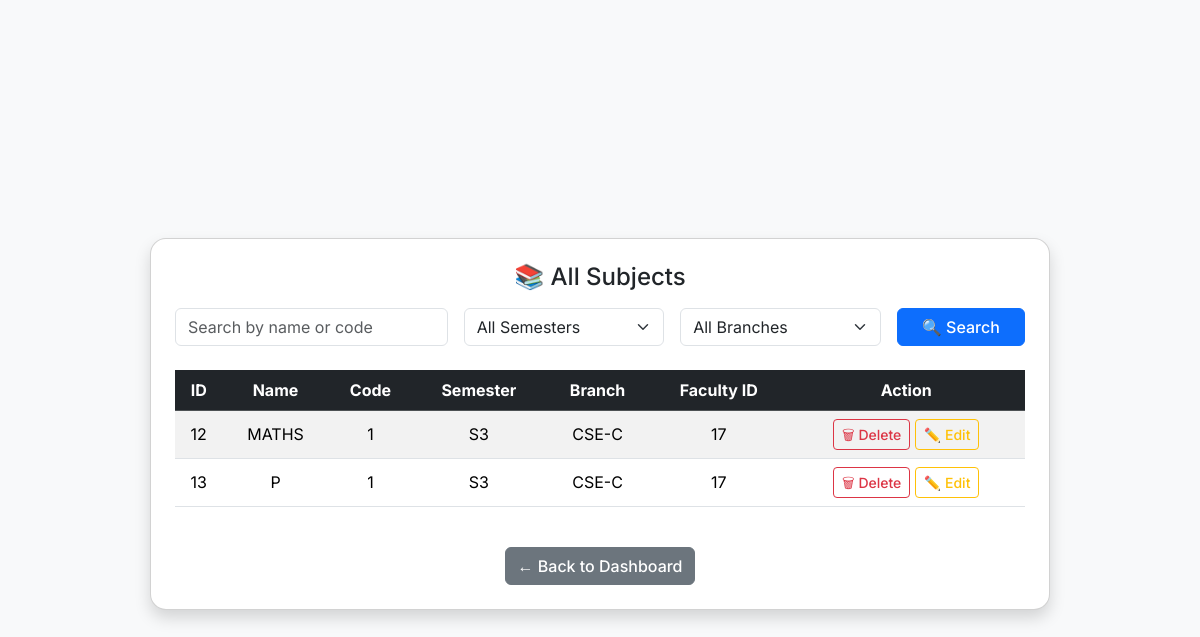
/admin/subjects (signed in), run on an earlier commit of the app's database.
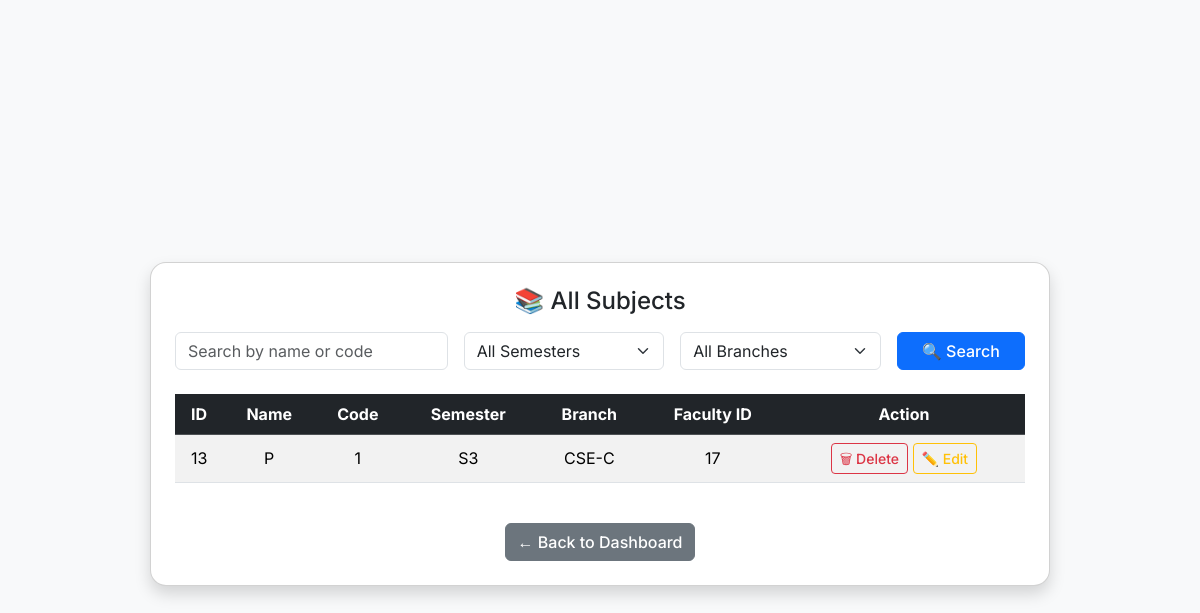
And on a later commit of the database.
### tables this page shows
CREATE TABLE subjects (
                id INTEGER PRIMARY KEY AUTOINCREMENT,
                name TEXT,
                code TEXT,
                semester TEXT,
                branch TEXT,
                faculty_id INTEGER
            );

### app.py (the view, shortened to what this page needs)
@app.route('/admin/subjects', methods=['GET', 'POST'])
def admin_subjects():
    if not is_admin():
        abort(403)
    filters = {'keyword': '', 'semester': '', 'branch': ''}
    query = "SELECT * FROM subjects WHERE 1=1"
    args = []
    db = get_db()
    subjects = db.execute(query, args).fetchall()
    return render_template('admin_subjects.html', subjects=subjects, filters=filters)

### app.py (called while the page is built)
def get_db():
    conn = sqlite3.connect('database.db', timeout=10, check_same_thread=False)
    conn.row_factory = sqlite3.Row
    return conn

@app.after_request
def add_cache_control(response):
    response.headers['Cache-Control'] = 'no-store'
    return response

def is_admin():
    return session.get('role') == 'admin'

### templates/admin_subjects.html (shortened to what this page needs)
{% extends 'base.html' %}
{% block content %}
<div class="container-fluid center-wrapper p-0 m-0">
  <div class="card shadow p-4 rounded-4 w-100" style="max-width: 900px;">
    <h4 class="text-center mb-3">📚 All Subjects</h4>
    <form method="POST" class="row g-3 mb-4">
      <div class="col-md-4">
        <input type="text" name="keyword" class="form-control" placeholder="Search by name or code" value="{{ filters.keyword or '' }}">
      </div>
      <div class="col-md-3">
        <select name="semester" class="form-select">
          <option value="">All Semesters</option>
        </select>
      </div>
      <div class="col-md-3">
        <select name="branch" class="form-select">
          <option value="">All Branches</option>
        </select>
      </div>
      <div class="col-md-2">
        <button class="btn btn-primary w-100" type="submit">🔍 Search</button>
      </div>
    </form>
    <div class="table-scroll-x">
      <table class="table table-striped align-middle text-center">
        <thead class="table-dark">
          <tr>
            <th>ID</th>
            <th>Name</th>
            <th>Code</th>
            <th>Semester</th>
            <th>Branch</th>
            <th>Faculty ID</th>
            <th>Action</th>
          </tr>
        </thead>
        <tbody>
          {% for s in subjects %}
          <tr>
            <td>{{ s.id }}</td>
            <td>{{ s.name }}</td>
            <td>{{ s.code }}</td>
            <td>{{ s.semester }}</td>
            <td>{{ s.branch }}</td>
            <td>{{ s.faculty_id or '-' }}</td>
            <td>
              <form action="{{ url_for('delete_subject_admin', subject_id=s.id) }}" method="POST" class="d-inline">
      <button type="submit" class="btn btn-sm btn-outline-danger" onclick="return confirm('Are you sure?')">🗑 Delete</button>
    </form>
    <a href="{{ url_for('edit_subject', subject_id=s.id) }}" class="btn btn-sm btn-outline-warning">✏️ Edit</a>
            </td>
          </tr>
          {% endfor %}
        </tbody>
      </table>
    </div>
    <div class="text-center mt-4">
      <a href="{{ url_for('admin_dashboard') }}" class="btn btn-secondary">← Back to Dashboard</a>
    </div>
  </div>
</div>
{% endblock %}

### templates/base.html (shortened to what this page needs)
<!DOCTYPE html>
<html lang="en">
<head>
  <link href="https://cdn.jsdelivr.net/npm/bootstrap@5.3.3/dist/css/bootstrap.min.css" rel="stylesheet">
</head>
<body>
  <div class="container py-4 d-flex d-md-block justify-content-center" style="min-height: 100vh;">
    {% block content %}{% endblock %}
  </div>
</body>
</html>

### templates/base.html (style rules this page uses)
body { font-family: 'Inter', sans-serif; background-color: #f8f9fa; }
.card { border-radius: 1rem; }
.btn { font-weight: 500; }
.table-scroll-x { overflow-x: auto; }
.center-wrapper { display: flex; align-items: center; justify-content: center; min-height: 100vh; }

What changed in the data, as far as the page shows it:
removed subjects: id "12", name "MATHS", code "1", semester "S3", branch "CSE-C", faculty "17"
